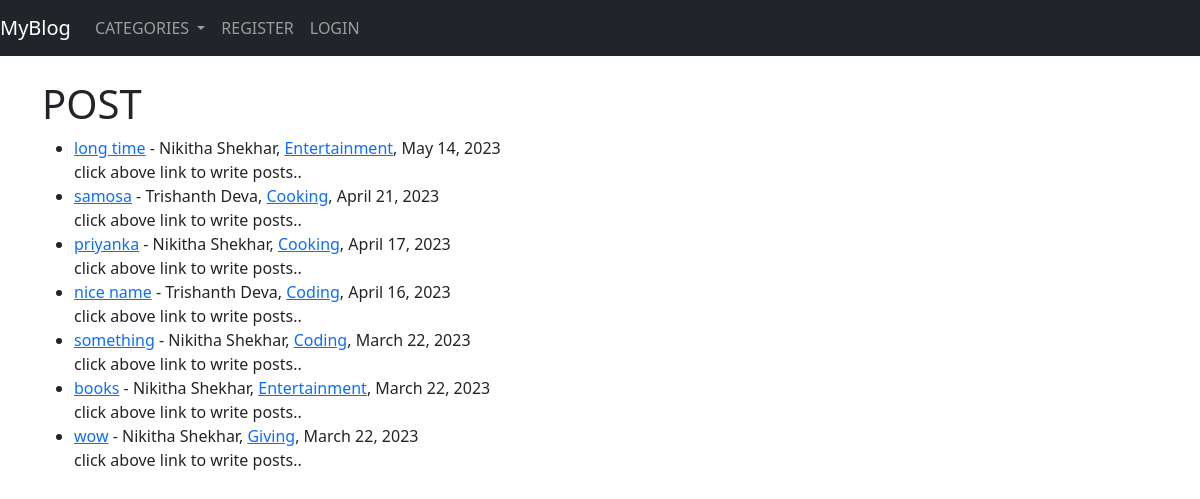
Before: / with the older database file.
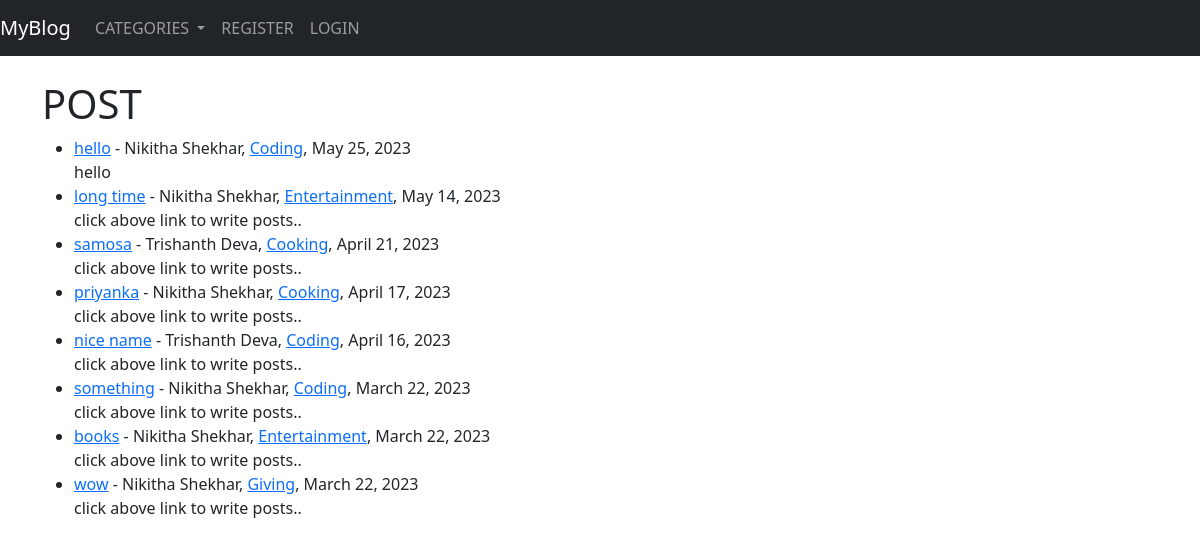
After: the same page with the newer database file.
### Trish/models.py (models this page shows, shortened)
class Post(models.Model):
    title = models.CharField(max_length = 255)
    header_image = models.ImageField(null = True, blank = True, upload_to = "images/")
    title_tag = models.CharField(max_length = 255)
    author = models.ForeignKey(User, on_delete = models.CASCADE)
    body = RichTextField(blank = True, null = True)
    post_date = models.DateField(auto_now_add = True)
    category = models.CharField(max_length = 255)
    snippet = models.CharField(max_length = 255)
    likes = models.ManyToManyField(User, related_name = 'blog_posts')

### Trish/views.py (the view)
# urls.py: path('', HomeView.as_view(), name = "home"),
class HomeView(ListView):
    model = Post
    template_name = 'home.html'
    ordering = ['-post_date']
    def get_context_data(self, *args, **kwargs):
        cat_menu = Category.objects.all()
        context = super(HomeView, self).get_context_data(*args, **kwargs)
        context['cat_menu'] = cat_menu
        return context

### Trish/models.py (called while the page is built)
    def __str__(self):
        return self.category

### Trish/Templates/home.html
{% extends 'base.html' %}
{% block content%}
<br>
<h1>POST</h1>
<ul>
        {% for post in object_list %}
          <li><a href = "{% url 'article_view' post.pk %}">{{ post.title }}</a> - {{ post.author.first_name }} {{ post.author.last_name}}, <a href="{% url 'category' post.category|slugify %}">{{ post.category }}</a>, {{ post.post_date }} <br>
          {{ post.snippet }} </li>
        {% endfor %}
</ul>
{% endblock %}

Changed rows visible on the page:
added Post: title "hello", author.first_name "Nikitha", author.last_name "Shekhar", category "Coding", post_date "May 25, 2023", snippet "hello"
